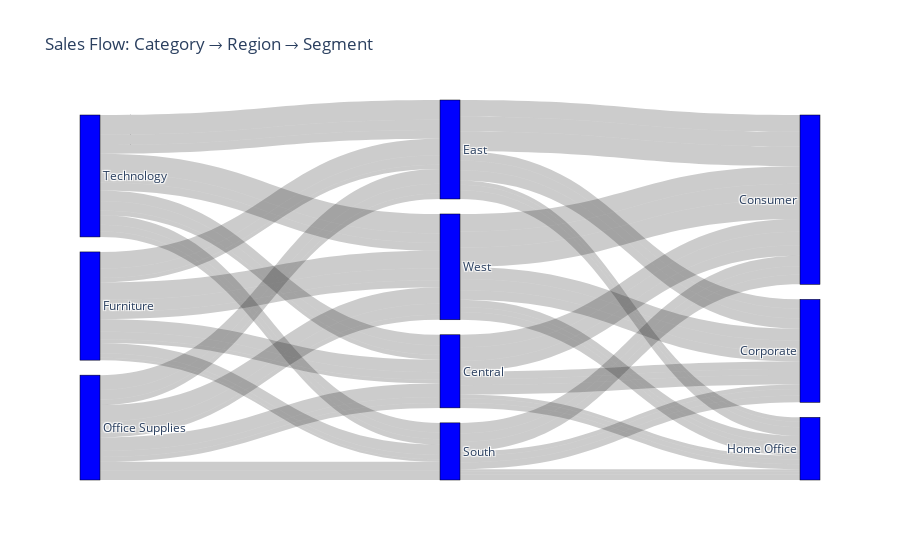

Notebook cell for this chart:
### Code cell
grouped = df.groupby(['Category', 'Region', 'Segment'])['Sales'].sum().reset_index()

all_labels = pd.unique(grouped[['Category', 'Region', 'Segment']].values.ravel())
label_to_index = {label: i for i, label in enumerate(all_labels)}

source = []
target = []
value = []

# Category → Region
for _, row in grouped.iterrows():
    category = row['Category']
    region = row['Region']
    segment = row['Segment']
    sales = row['Sales']

    source.append(label_to_index[category])
    target.append(label_to_index[region])
    value.append(sales)

    source.append(label_to_index[region])
    target.append(label_to_index[segment])
    value.append(sales)


fig = go.Figure(data=[go.Sankey(
    node=dict(
        pad=15,
        thickness=20,
        line=dict(color="black", width=0.5),
        label=list(label_to_index.keys()),
        color="blue"
    ),
    link=dict(
        source=source,
        target=target,
        value=value
    )
)])

fig.update_layout(title_text="Sales Flow: Category → Region → Segment", font_size=12)
fig.show()

### Figure 1 — Plotly figure (JSON) as saved in the notebook; plotly's stock layout.template omitted (floating-point values rounded to 4 significant figures)
{"data": [{"link": {"source": [0, 1, 0, 1, 0, 1, 0, 5, 0, 5, 0, 5, 0, 6, 0, 6, 0, 6, 0, 7, 0, 7, 0, 7, 8, 1, 8, 1, 8, 1, 8, 5, 8, 5, 8, 5, 8, 6, 8, 6, 8, 6, 8, 7, 8, 7, 8, 7, 9, 1, 9, 1, 9, 1, 9, 5, 9, 5, 9, 5, 9, 6, 9, 6, 9, 6, 9, 7, 9, 7, 9, 7], "target": [1, 2, 1, 3, 1, 4, 5, 2, 5, 3, 5, 4, 6, 2, 6, 3, 6, 4, 7, 2, 7, 3, 7, 4, 1, 2, 1, 3, 1, 4, 5, 2, 5, 3, 5, 4, 6, 2, 6, 3, 6, 4, 7, 2, 7, 3, 7, 4, 1, 2, 1, 3, 1, 4, 5, 2, 5, 3, 5, 4, 6, 2, 6, 3, 6, 4, 7, 2, 7, 3, 7, 4], "value": [86230.0, 86230.0, 52090.0, 52090.0, 25480.0, 25480.0, 114200.0, 114200.0, 64210.0, 64210.0, 29870.0, 29870.0, 70800.0, 70800.0, 29650.0, 29650.0, 16850.0, 16850.0, 119800.0, 119800.0, 83080.0, 83080.0, 49720.0, 49720.0, 93110.0, 93110.0, 41140.0, 41140.0, 32780.0, 32780.0, 101300.0, 101300.0, 66470.0, 66470.0, 37790.0, 37790.0, 59500.0, 59500.0, 45930.0, 45930.0, 20220.0, 20220.0, 110100.0, 110100.0, 77130.0, 77130.0, 33640.0, 33640.0, 72690.0, 72690.0, 64770.0, 64770.0, 32950.0, 32950.0, 135400.0, 135400.0, 69730.0, 69730.0, 59810.0, 59810.0, 65280.0, 65280.0, 46310.0, 46310.0, 37180.0, 37180.0, 133000.0, 133000.0, 65640.0, 65640.0, 53360.0, 53360.0]}, "node": {"color": "blue", "label": ["Furniture", "Central", "Consumer", "Corporate", "Home Office", "East", "South", "West", "Office Supplies", "Technology"], "line": {"color": "black", "width": 0.5}, "pad": 15, "thickness": 20}, "type": "sankey"}], "layout": {"font": {"size": 12}, "title": {"text": "Sales Flow: Category → Region → Segment"}}}
